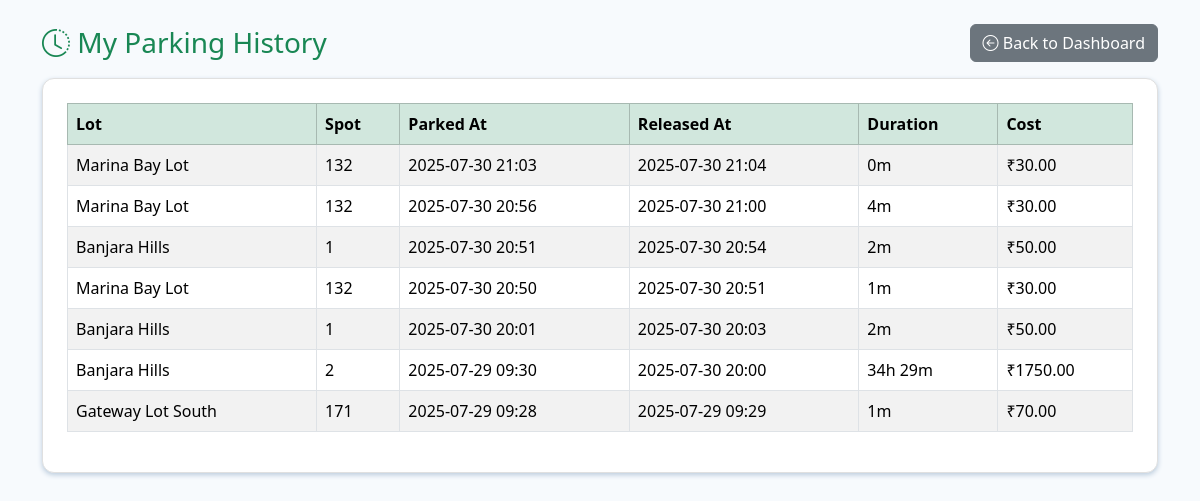
The page /user/history (signed in) on the database its author committed.
### models/file1.py (models this page shows, shortened)
class Reservation(db.Model):
    __tablename__ = 'reservations'
    id = db.Column(db.Integer, primary_key=True)
    spot_id = db.Column(db.Integer, db.ForeignKey('parking_spots.id'), nullable=False)
    user_id = db.Column(db.Integer, db.ForeignKey('users.id'), nullable=False)
    parking_timestamp = db.Column(db.DateTime, default=datetime.utcnow)
    leaving_timestamp = db.Column(db.DateTime, nullable=True)
    parking_cost = db.Column(db.Float, nullable=True)
    vehicle_number = db.Column(db.String(32), nullable=True)
    user = db.relationship('User', back_populates='reservations')
    spot = db.relationship('ParkingSpot', back_populates='reservations')

class ParkingLot(db.Model):
    __tablename__ = 'parking_lots'
    id = db.Column(db.Integer, primary_key=True)
    prime_location_name = db.Column(db.String(100), nullable=False)
    price = db.Column(db.Float, nullable=False)
    address = db.Column(db.String(200), nullable=False)
    pin_code = db.Column(db.String(10), nullable=False)
    maximum_number_of_spots = db.Column(db.Integer, nullable=False)
    spots = db.relationship('ParkingSpot', back_populates='lot', cascade="all, delete-orphan")

class ParkingSpot(db.Model):
    __tablename__ = 'parking_spots'
    id = db.Column(db.Integer, primary_key=True)
    lot_id = db.Column(db.Integer, db.ForeignKey('parking_lots.id'), nullable=False)
    status = db.Column(db.String(1), default='A')  # 'A' = Available, 'O' = Occupied
    lot = db.relationship('ParkingLot', back_populates='spots')
    reservations = db.relationship('Reservation', back_populates='spot')

### controllers/user.py (the view)
@user_bp.route('/history')
@login_required
def history():
    reservations = (Reservation.query
                    .filter_by(user_id=current_user.id)
                    .order_by(Reservation.parking_timestamp.desc())
                    .all())
    def calc_duration_and_cost(res):
        if res.leaving_timestamp and res.parking_timestamp:
            delta = res.leaving_timestamp - res.parking_timestamp
            mins = int(delta.total_seconds() // 60)
            hrs = int(mins // 60)
            mins_display = mins % 60
            duration = f"{hrs}h {mins_display}m" if hrs else f"{mins_display}m"
            lot = res.spot.lot if res.spot else None
            cost = 0
            if lot:
                total_hours = delta.total_seconds() / 3600
                hours_rounded = max(1, int(ceil(total_hours)))
                cost = hours_rounded * lot.price
            return duration, f"₹{cost:.2f}"
        else:
            return "-", "-"
    return render_template(
        'user_history.html', reservations=reservations, calc_duration_and_cost=calc_duration_and_cost
    )

### app.py (called while the page is built)
@login_manager.user_loader
def load_user(user_id):
    return User.query.get(int(user_id))

### templates/user_history.html (shortened to what this page needs)
<!doctype html>
<html lang="en">
<head>
  <link href="https://cdn.jsdelivr.net/npm/bootstrap@5.3.3/dist/css/bootstrap.min.css" rel="stylesheet">
  <link href="https://cdn.jsdelivr.net/npm/bootstrap-icons@1.11.3/font/bootstrap-icons.min.css" rel="stylesheet">
</head>
<body>
  <div class="container py-4">
    <div class="d-flex justify-content-between align-items-center mb-3">
      <h3 class="mb-0 text-success"><i class="bi bi-clock-history"></i> My Parking History</h3>
      <a href="{{ url_for('user.dashboard') }}" class="btn btn-secondary"><i class="bi bi-arrow-left-circle"></i> Back to Dashboard</a>
    </div>
    <div class="history-box p-4">
      <div class="table-responsive">
        <table class="table table-bordered table-striped align-middle">
          <thead class="table-success">
            <tr>
              <th>Lot</th>
              <th>Spot</th>
              <th>Parked At</th>
              <th>Released At</th>
              <th>Duration</th>
              <th>Cost</th>
            </tr>
          </thead>
          <tbody>
            {% for res in reservations %}
            {% set duration, cost = calc_duration_and_cost(res) %}
            <tr>
              <td>{{ res.spot.lot.prime_location_name if res.spot and res.spot.lot else "--" }}</td>
              <td>{{ res.spot.id if res.spot else "--" }}</td>
              <td>{{ res.parking_timestamp.strftime("%Y-%m-%d %H:%M") if res.parking_timestamp else "--" }}</td>
              <td>
                {% if res.leaving_timestamp %}
                  {{ res.leaving_timestamp.strftime("%Y-%m-%d %H:%M") }}
                {% else %}
                  <span class="badge bg-warning">Active</span>
                {% endif %}
              </td>
              <td>{{ duration }}</td>
              <td>{{ cost }}</td>
            </tr>
            {% else %}
            <tr>
              <td colspan="6" class="text-center text-muted">No parking history found.</td>
            </tr>
            {% endfor %}
          </tbody>
        </table>
      </div>
    </div>
  </div>
</body>
</html>

### templates/user_history.html (style rules this page uses)
body { background: #f7fafd; }
.history-box { border-radius: 12px; background: #fff; border: 1px solid #e0e0e0; box-shadow: 0 2px 5px #bcd; }
.table-striped > tbody > tr:nth-of-type(odd) { background-color: #f1f9f7; }

### rows shown on the page
Reservation: spot.lot "Marina Bay Lot", spot "132", parking_timestamp "2025-07-30 21:03", leaving_timestamp "2025-07-30 21:04", duration "0m", cost "₹30.00"
Reservation: spot.lot "Marina Bay Lot", spot "132", parking_timestamp "2025-07-30 20:56", leaving_timestamp "2025-07-30 21:00", duration "4m", cost "₹30.00"
Reservation: spot.lot "Banjara Hills", spot "1", parking_timestamp "2025-07-30 20:51", leaving_timestamp "2025-07-30 20:54", duration "2m", cost "₹50.00"
Reservation: spot.lot "Marina Bay Lot", spot "132", parking_timestamp "2025-07-30 20:50", leaving_timestamp "2025-07-30 20:51", duration "1m", cost "₹30.00"
Reservation: spot.lot "Banjara Hills", spot "1", parking_timestamp "2025-07-30 20:01", leaving_timestamp "2025-07-30 20:03", duration "2m", cost "₹50.00"
Reservation: spot.lot "Banjara Hills", spot "2", parking_timestamp "2025-07-29 09:30", leaving_timestamp "2025-07-30 20:00", duration "34h 29m", cost "₹1750.00"
Reservation: spot.lot "Gateway Lot South", spot "171", parking_timestamp "2025-07-29 09:28", leaving_timestamp "2025-07-29 09:29", duration "1m", cost "₹70.00"
